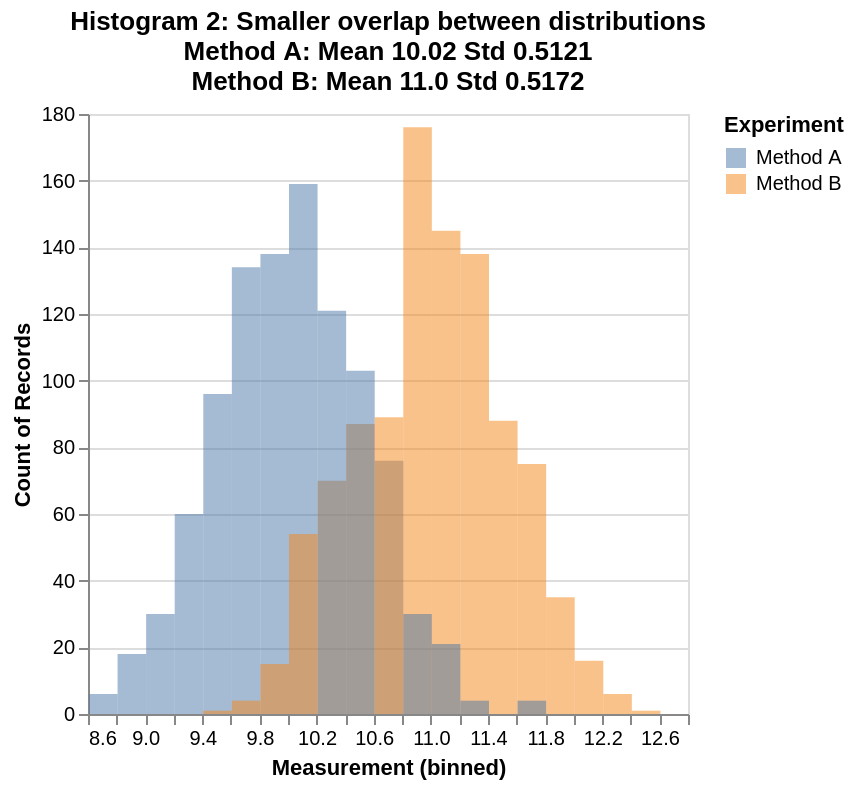

Source (notebook cell):
### Code cell
import pandas as pd
import altair as alt
import numpy as np

df = pd.read_pickle('example2.pkl')
selection = alt.selection_interval(bind='scales')

alt.Chart(df).transform_fold(
    ['Method A', 'Method B'],
    as_=['Experiment', 'Measurement']
).mark_bar(
    opacity=0.5,
    binSpacing=0
).encode(
    alt.X('Measurement:Q', 
          bin=alt.Bin(maxbins=30)),
    alt.Y('count()', stack=None),
    alt.Color('Experiment:N')    
).properties(
    title=['Histogram 2: Smaller overlap between distributions',
           'Method A: Mean ' + f"{df['Method A'].mean():.4}"  + ' Std ' + f"{df['Method A'].std():.4}",
           'Method B: Mean ' + f"{df['Method B'].mean():.4}"  + ' Std ' + f"{df['Method B'].std():.4}"
          ]
).add_selection(
    selection
)

### Figure 1 — Vega-Lite specification as saved in the notebook (floating-point values rounded to 4 significant figures; data arrays with more than 128 entries replaced by an {"elided": "..."} marker saying what was removed)
{"config": {"view": {"continuousWidth": 300, "continuousHeight": 300}}, "data": {"name": "data-73c7937f6675512a8c418e2f9cca202c"}, "mark": {"type": "bar", "binSpacing": 0, "opacity": 0.5}, "encoding": {"color": {"field": "Experiment", "type": "nominal"}, "x": {"bin": {"maxbins": 30}, "field": "Measurement", "type": "quantitative"}, "y": {"aggregate": "count", "stack": null, "type": "quantitative"}}, "params": [{"name": "param_f268f798f41c853e", "select": {"type": "interval"}, "bind": "scales"}], "title": ["Histogram 2: Smaller overlap between distributions", "Method A: Mean 10.02 Std 0.5121", "Method B: Mean 11.0 Std 0.5172"], "transform": [{"fold": ["Method A", "Method B"], "as": ["Experiment", "Measurement"]}], "$schema": "https://vega.github.io/schema/vega-lite/v6.4.1.json", "datasets": {"data-73c7937f6675512a8c418e2f9cca202c": {"elided": "1000 records"}}}
